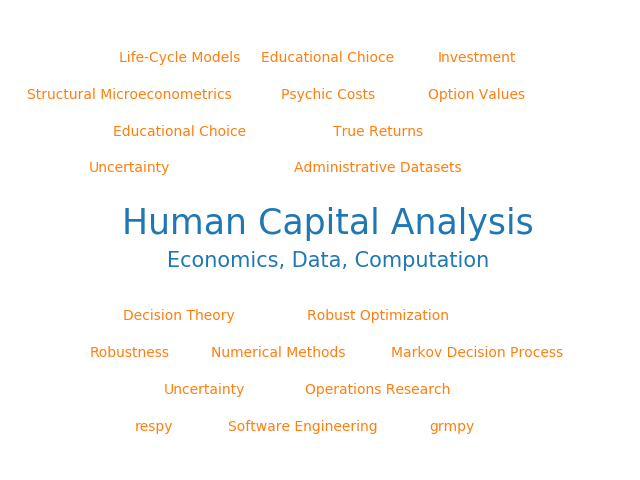

Here is the Python script that generated this plot:
import matplotlib.pyplot as plt

# default text color = orange
plt.rcParams["text.color"] = "#ff7f0e"
# default horizontal alignment of text = center
ha_def = "center"

# default vertical alignment of text = center
va_def = "center"


plt.text(0.20, 1.00, "Life-Cycle Models", ha=ha_def, va=va_def)
plt.text(0.50, 1.00, "Educational Chioce", ha=ha_def, va=va_def)
plt.text(0.80, 1.00, "Investment", ha=ha_def, va=va_def)

plt.text(0.10, 0.90, "Structural Microeconometrics", ha=ha_def, va=va_def)
plt.text(0.50, 0.90, "Psychic Costs", ha=ha_def, va=va_def)
plt.text(0.80, 0.90, "Option Values", ha=ha_def, va=va_def)

plt.text(0.20, 0.80, "Educational Choice", ha=ha_def, va=va_def)
plt.text(0.60, 0.80, "True Returns", ha=ha_def, va=va_def)

plt.text(0.10, 0.70, "Uncertainty", ha=ha_def, va=va_def)
plt.text(0.60, 0.70, "Administrative Datasets", ha=ha_def, va=va_def)


plt.text(0.5, 0.55, "Human Capital Analysis", fontsize=25, color="#1f77b4", ha=ha_def, va=va_def)
plt.text(0.5, 0.45, "Economics, Data, Computation", fontsize=15, color="#1f77b4", ha=ha_def, va=va_def)


plt.text(0.60, 0.30, "Robust Optimization", ha=ha_def, va=va_def)
plt.text(0.80, 0.20, "Markov Decision Process", ha=ha_def, va=va_def)
plt.text(0.40, 0.20, "Numerical Methods", ha=ha_def, va=va_def)
plt.text(0.60, 0.10, "Operations Research", ha=ha_def, va=va_def)

plt.text(0.20, 0.30, "Decision Theory", ha=ha_def, va=va_def)
plt.text(0.10, 0.20, "Robustness", ha=ha_def, va=va_def)
plt.text(0.25, 0.10, "Uncertainty", ha=ha_def, va=va_def)

plt.text(0.15, 0.00, "respy", ha=ha_def, va=va_def)
plt.text(0.45, 0.00, "Software Engineering", ha=ha_def, va=va_def)
plt.text(0.75, 0.00, "grmpy", ha=ha_def, va=va_def)

plt.setp(plt.gca(), frame_on=False, xticks=(), yticks=())

plt.savefig('fig-illustrative-wordcloud.png')
